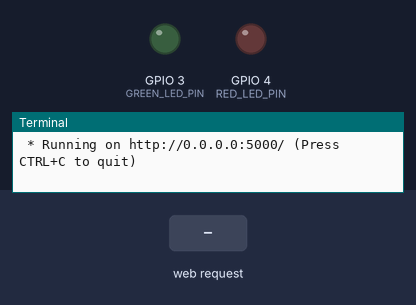
Bench run of a program on a simulated Raspberry Pi (BCM pin numbers). Parts: output pins drawn as LEDs (lit = HIGH), the last lines printed to the terminal. Inputs (shaded band) come from the test bench. The clock reads 2024-03-15 10:24:30 at power-on unless the program sets it.

Above: at 1.2 s.
1.3 s: HTTP request for /led/red/on received
At 2.3 s:
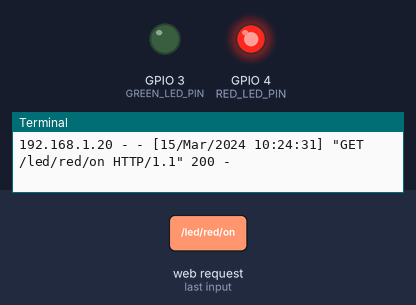
2.8 s: HTTP request for /led/green/on received
At 3.5 s:
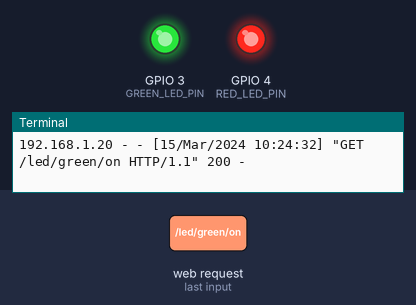
4.3 s: HTTP request for /led/red/off received
At 4.6 s:
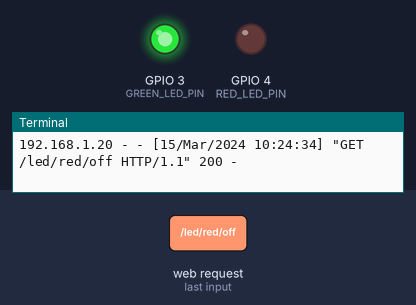
Timing chart, 0 to 7.3 s (numbered marks = the images above; inputs shaded):
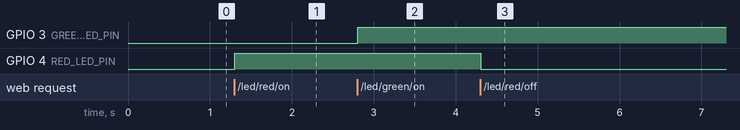

Measured:
- after the input at 1.3 s, GPIO 4 (RED_LED_PIN): LOW → HIGH at once
- after the input at 2.8 s, GPIO 3 (GREEN_LED_PIN): LOW → HIGH at once
- after the input at 4.3 s, GPIO 4 (RED_LED_PIN): HIGH → LOW at once

The program:

flask_led.py
```python
from flask import Flask
import RPi.GPIO as GPIO

RED_LED_PIN = 4
GREEN_LED_PIN = 3

app = Flask(__name__)
GPIO.setmode(GPIO.BCM)
GPIO.setup(RED_LED_PIN, GPIO.OUT)
GPIO.setup(GREEN_LED_PIN, GPIO.OUT)

@app.route("/")
def hello():
    #return "<p>Hello, Flask!</p>"
    return """
    <p>Hello, Flask</p>
    <a href="/led/red/on">RED LED ON</a>
    <a href="/led/red/off">RED LED OFF</a>
    <a href="/led/green/on">GREEN LED ON</a>
    <a href="/led/green/off">GREEN LED OFF</a>
    """

@app.route("/led/<color>/<op>")
def led_op(op, color):
    if op == "on" and color == "red":
        GPIO.output(RED_LED_PIN, GPIO.HIGH)
        return"""
        <p>GREEN LED ON</p>
        <a href="/">Go Home</a>
        """
    elif op=="off" and color == "red":
        GPIO.output(RED_LED_PIN, GPIO.LOW)
        return"""
        <p>GREEN LED OFF</p>
        <a href="/">Go Home</a>
        """
    elif op == "on" and color == "green":
        GPIO.output(GREEN_LED_PIN, GPIO.HIGH)
        return"""
        <p>GREEN LED ON</p>
        <a href="/">Go Home</a>
        """
    elif op=="off" and color == "green":
        GPIO.output(GREEN_LED_PIN, GPIO.LOW)
        return"""
        <p>GREEN LED OFF</p>
        <a href="/">Go Home</a>
        """

if __name__ == "__main__":
    try:
        app.run(host="0.0.0.0")
    finally:
        GPIO.cleanup()
```
